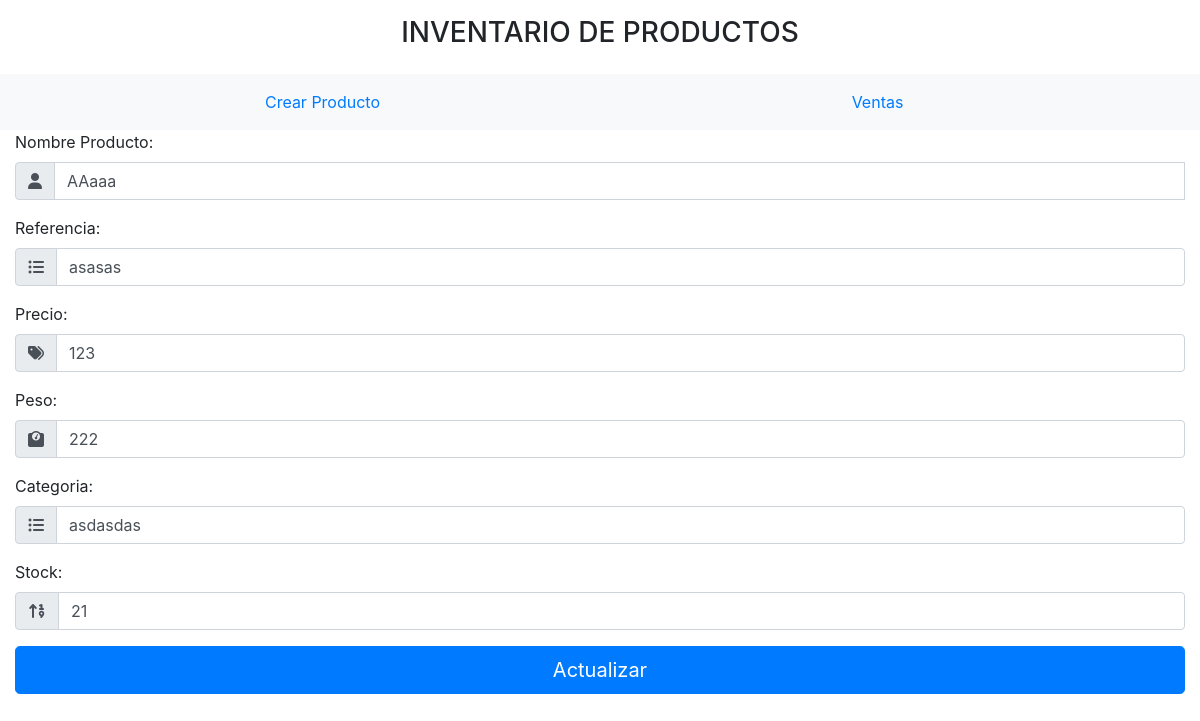
Page /index.php?pagina=editar&id=13 on the committed database.
### tables this page shows
CREATE TABLE `producto` (
  `id` int(11) NOT NULL,
  `nombre` varchar(20) NOT NULL,
  `referencia` varchar(20) NOT NULL,
  `precio` int(11) NOT NULL,
  `peso` int(11) NOT NULL,
  `categoria` varchar(30) NOT NULL,
  `stock` int(11) NOT NULL,
  `fecha_creacion` timestamp NOT NULL DEFAULT current_timestamp() ON UPDATE current_timestamp(),
  `fecha_ultima_venta` datetime NOT NULL
);

### controladores/TemplateController.php (called while the page is built)
<?php
Class TemplateController{
	public function ControllerGetTemplate(){
		include "vistas/plantilla.php";
	}
}

### index.php (called while the page is built)
<?php
require_once "controladores/TemplateController.php";
require_once "controladores/FormController.php";
require_once "modelos/FormModel.php";
$plantilla = new TemplateController();
$plantilla -> ControllerGetTemplate();

### controladores/FormController.php (called while the page is built, shortened)
<?php
class ControllerForms{
	static public function ControllerSelectRegisters($item, $valor){
		$tabla = "producto";
		$respuesta = ModelForms::mdlSelectRegisters($tabla, $item, $valor);
		return $respuesta;
	}
}

### modelos/conexion.php (called while the page is built)
<?php
class Conexion{
	static public function connect(){
		$link = new PDO("mysql:host=localhost;dbname=productos", "root","");
		$link->exec("set names utf8");
		return $link;
	}
}

### modelos/FormModel.php (called while the page is built, shortened)
<?php
require_once "conexion.php";
class ModelForms{
	static public function mdlSelectRegisters($tabla, $item, $valor){
		if($item == null && $valor == null){
			$stmt = Conexion::connect()->prepare("SELECT *,DATE_FORMAT(fecha_creacion, '%d/%m/%Y') AS fecha_creacion FROM $tabla ORDER BY id DESC");
			$stmt->execute();
			return $stmt -> fetchAll();
		}else{
			$stmt = Conexion::connect()->prepare("SELECT *,DATE_FORMAT(fecha_creacion, '%d/%m/%Y') AS fecha_creacion FROM $tabla WHERE $item = :$item ORDER BY id DESC");
			$stmt->bindParam(":".$item, $valor, PDO::PARAM_STR);
			$stmt->execute();
			return $stmt -> fetch();
		}
	}
}

### vistas/paginas/editar.php (the view, shortened to what this page needs)
<?php
if(isset($_GET["id"])){
	$item = "id";
	$valor = $_GET["id"];
	$producto = ControllerForms::ControllerSelectRegisters($item, $valor);
}
?>
<div >
	<form method="post">
		<div class="form-group">
						<label for="nombre">Nombre Producto:</label>
			<div class="input-group">
				<div class="input-group-prepend">
					<span class="input-group-text">
						<i class="fas fa-user"></i>
					</span>
				</div>
				<input type="text" class="form-control" value="<?php echo $producto["nombre"]; ?>" placeholder="Escriba su nombre" id="nombre" name="actualizarNombre">
			</div>
		</div>
		<div class="form-group">
			<label for="nombre">Referencia:</label>
			<div class="input-group">
				<div class="input-group-prepend">
					<span class="input-group-text">
					<i class="fas fa-list-ul"></i>
					</span>
				</div>
				<input type="text" class="form-control" value="<?php echo $producto["referencia"]; ?>" placeholder="Escriba su referencia" id="referencia" name="actualizarReferencia">
			</div>
		</div>
		<div class="form-group">
			<label for="nombre">Precio:</label>
			<div class="input-group">
				<div class="input-group-prepend">
					<span class="input-group-text">
					<i class="fas fa-tags"></i>
					</span>
				</div>
				<input type="number" class="form-control" value="<?php echo $producto["precio"]; ?>" placeholder="Escriba el precio" id="precio" name="actualizarPrecio">
			</div>
		</div>
		<div class="form-group">
			<label for="nombre">Peso:</label>
			<div class="input-group">
				<div class="input-group-prepend">
					<span class="input-group-text">
					<i class="fas fa-weight"></i>
					</span>
				</div>
				<input type="number" class="form-control" value="<?php echo $producto["peso"]; ?>" placeholder="Escriba el peso" id="peso" name="actualizarPeso">
			</div>
		</div>
		<div class="form-group">
			<label for="nombre">Categoria:</label>
			<div class="input-group">
				<div class="input-group-prepend">
					<span class="input-group-text">
					<i class="fas fa-list-ul"></i>
					</span>
				</div>
				<input type="text" class="form-control" value="<?php echo $producto["categoria"]; ?>" placeholder="Escriba la categoria" id="categoria" name="actualizarCategoria">
			</div>
		</div>
		<div class="form-group">
			<label for="nombre">Stock:</label>
			<div class="input-group">
				<div class="input-group-prepend">
					<span class="input-group-text">
					<i class="fas fa-sort-numeric-up"></i>
					</span>
				</div>
				<input type="text" class="form-control" value="<?php echo $producto["stock"]; ?>" placeholder="Escriba el stock" id="stock" name="actualizarStock">
			</div>
		</div>
		<button type="submit" class="btn btn-primary btn-lg btn-block">Actualizar</button>
	</form>
</div>

### rows in the picture
producto: actualizarNombre "AAaaa", actualizarReferencia "asasas", actualizarPrecio "123", actualizarPeso "222", actualizarCategoria "asdasdas", actualizarStock "21"
